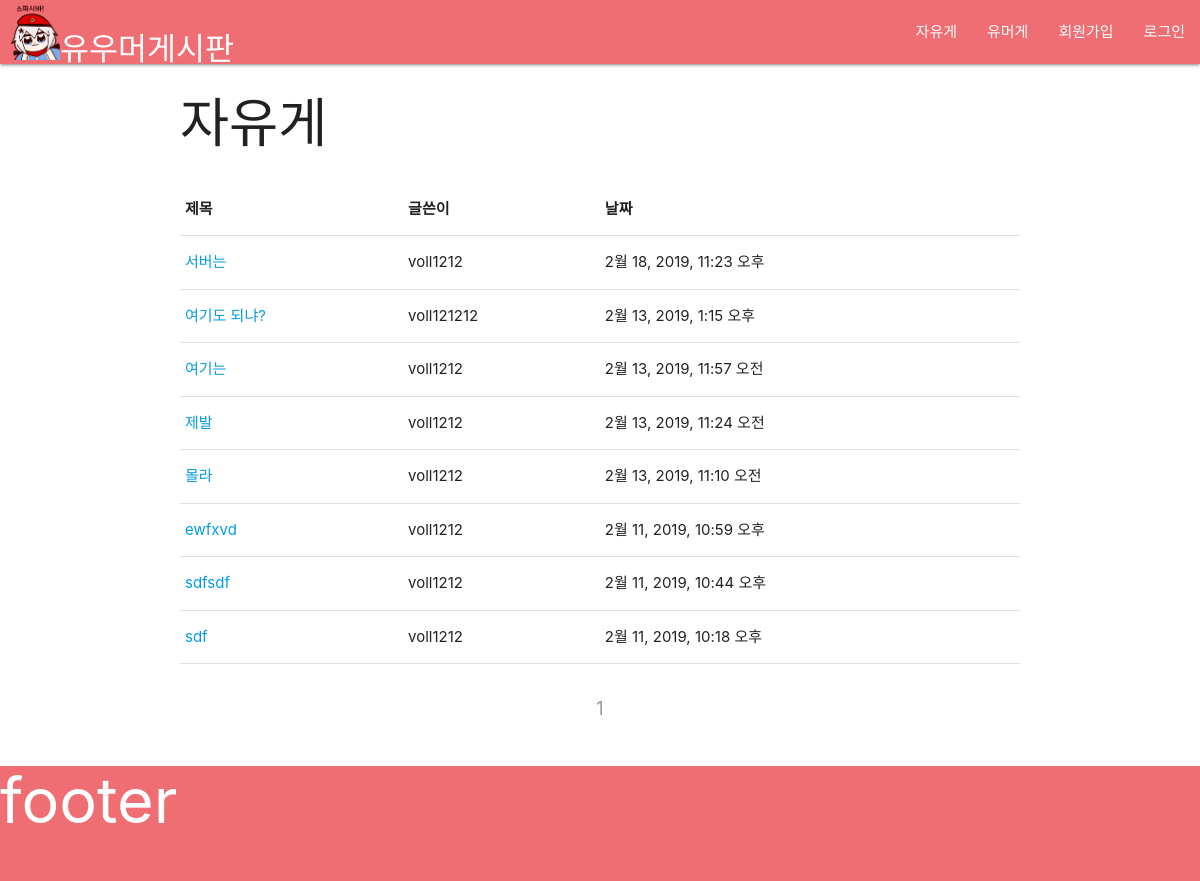
Before: /freeboard with the older database file.
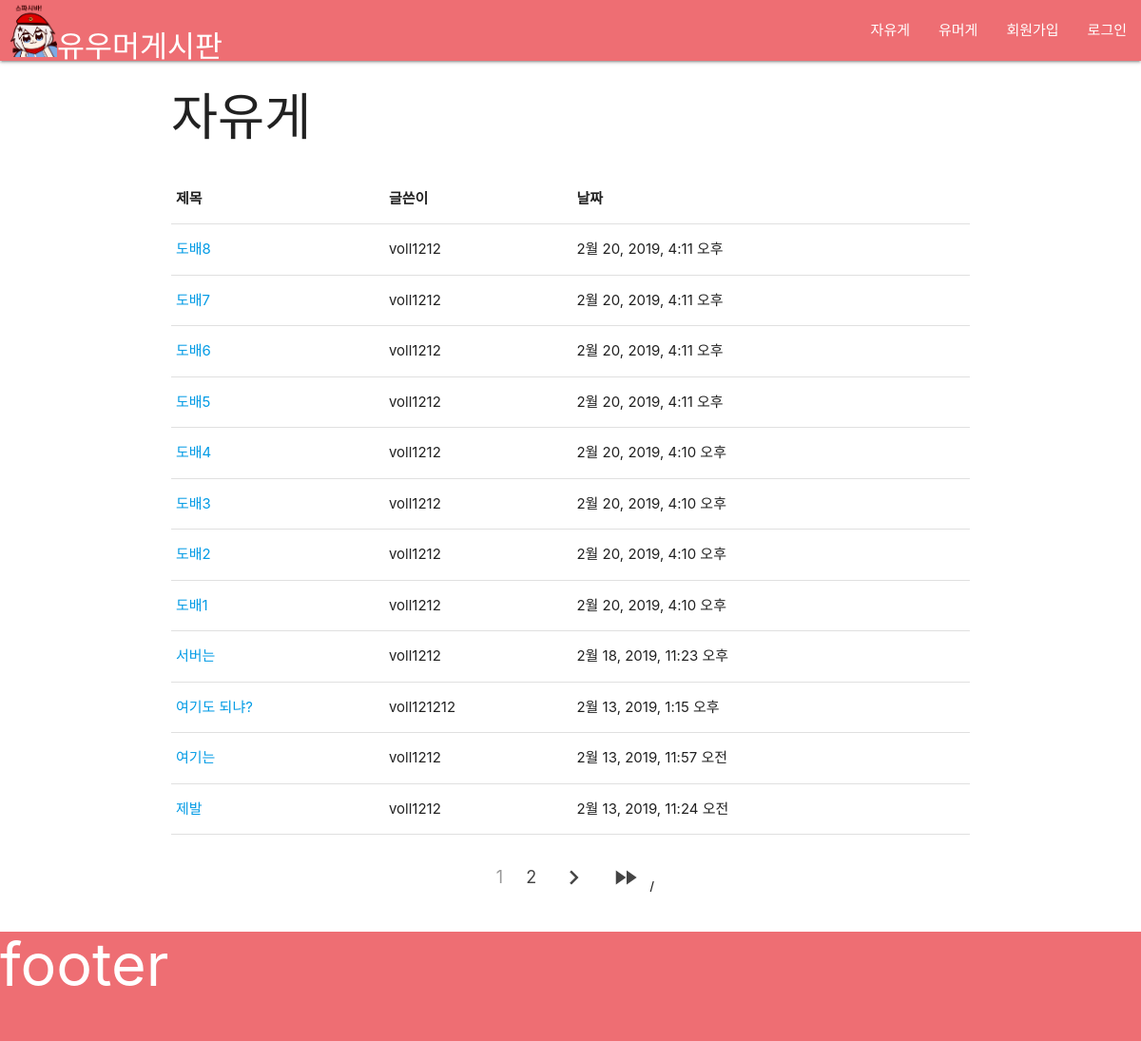
After: the same page with the newer database file.
### humorge/models.py (models this page shows, shortened)
class FreeBoard(models.Model):
    author = models.ForeignKey('auth.User', on_delete=models.CASCADE)
    title = models.CharField(max_length=100)
    content = models.TextField()
    date = models.DateTimeField(default=timezone.now)

### humorge/views.py (the view)
# urls.py: path('freeboard', freeboard, name='freeboard'),
def freeboard(request):
    data = FreeBoard.objects.order_by('-date').prefetch_related('free_comments')
    paginator = Paginator(data, 12)
    page = request.GET.get('page')
    datas = paginator.get_page(page)
    return render(request, 'humorge/freeboard.html', {'datas': datas})

### humorge/templates/humorge/freeboard.html (shortened to what this page needs)
{% extends 'humorge/layout.html' %}
{% block main %}
<div class="container">
  <h2 style="margin-top:30px">자유게</h2>
  <table class="highlight" style="margin-top:30px">
    <thead>
      <tr>
        <th>제목</th>
        <th>글쓴이</th>
        <th>날짜</th>
      </tr>
    </thead>
    <tbody>
      {% for data in datas %}
      <tr>
        <td><a href="{% url 'humorge:freepostdetail' pk=data.pk %}">{{ data.title }}</td>
        {% if data.nickname %}
          <td>{{ data.nickname }}</td>
        {% else %}
          <td>{{ data.author }}</td>
        {% endif %}
        <td>{{ data.date }}</td>
      </tr>
      {% empty %}
        <tr>
          <td>게시글이 없습니다.</td>
          <td></td>
          <td></td>
        </tr>
      {% endfor %}
    </tbody>
  </table>
</div>
<div class="container" style="padding-top:30px">
  <ul class="pagination" style="text-align:center">
    {% for num in datas.paginator.page_range %}
      {% if datas.number == num %}
        <li class="disabled"><a href="?page={{ num }}">{{ num }}</a></li>
      {% elif num > datas.number|add:'-3' and num < datas.number|add:'3' %}
        <li class="waves-effect"><a href="?page={{ num }}">{{ num }}</a></li>
      {% endif %}
    {% endfor %}
    {% if datas.has_next %}
      <li class="waves-effect"><a href="?page={{ datas.next_page_number }}"><i class="material-icons">chevron_right</i></a></li>
      <li class="waves-effect"><a href="?page={{ datas.paginator.num_pages}}"><i class="material-icons">fast_forward</i></a>/</li>
    {% endif %}
  </ul>
</div>
{% endblock %}

Changed rows visible on the page:
no longer on this page (row unchanged): FreeBoard: title "몰라", author "voll1212", date "2월 13, 2019, 11:10 오전"
no longer on this page (row unchanged): FreeBoard: title "ewfxvd", author "voll1212", date "2월 11, 2019, 10:59 오후"
no longer on this page (row unchanged): FreeBoard: title "sdfsdf", author "voll1212", date "2월 11, 2019, 10:44 오후"
no longer on this page (row unchanged): FreeBoard: title "sdf", author "voll1212", date "2월 11, 2019, 10:18 오후"
added FreeBoard: title "도배8", author "voll1212", date "2월 20, 2019, 4:11 오후"
added FreeBoard: title "도배7", author "voll1212", date "2월 20, 2019, 4:11 오후"
added FreeBoard: title "도배6", author "voll1212", date "2월 20, 2019, 4:11 오후"
added FreeBoard: title "도배5", author "voll1212", date "2월 20, 2019, 4:11 오후"
added FreeBoard: title "도배4", author "voll1212", date "2월 20, 2019, 4:10 오후"
added FreeBoard: title "도배3", author "voll1212", date "2월 20, 2019, 4:10 오후"
added FreeBoard: title "도배2", author "voll1212", date "2월 20, 2019, 4:10 오후"
added FreeBoard: title "도배1", author "voll1212", date "2월 20, 2019, 4:10 오후"
Other visible differences:
new list line: "2"
